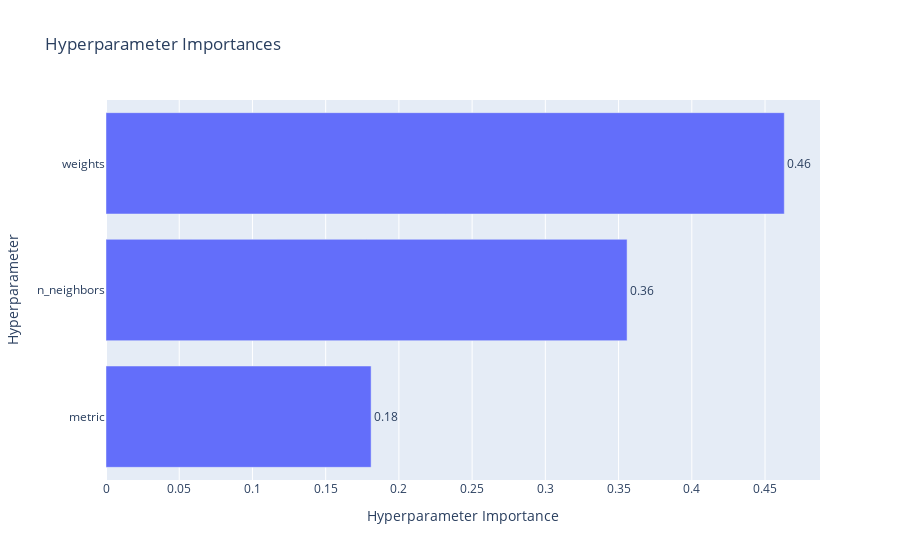

Source (notebook cell):
### Code cell
visualizations['param_importances']

### Figure 1 — Plotly figure (JSON) as saved in the notebook; plotly's stock layout.template omitted (floating-point values rounded to 4 significant figures)
{"data": [{"cliponaxis": false, "hovertemplate": ["metric (CategoricalDistribution): 0.18102347122953222<extra></extra>", "n_neighbors (IntDistribution): 0.3558115737707086<extra></extra>", "weights (CategoricalDistribution): 0.4631649549997591<extra></extra>"], "name": "Objective Value", "orientation": "h", "text": ["0.18", "0.36", "0.46"], "textposition": "outside", "type": "bar", "x": [0.181, 0.3558, 0.4632], "y": ["metric", "n_neighbors", "weights"]}], "layout": {"title": {"text": "Hyperparameter Importances"}, "xaxis": {"title": {"text": "Hyperparameter Importance"}}, "yaxis": {"title": {"text": "Hyperparameter"}}}}
